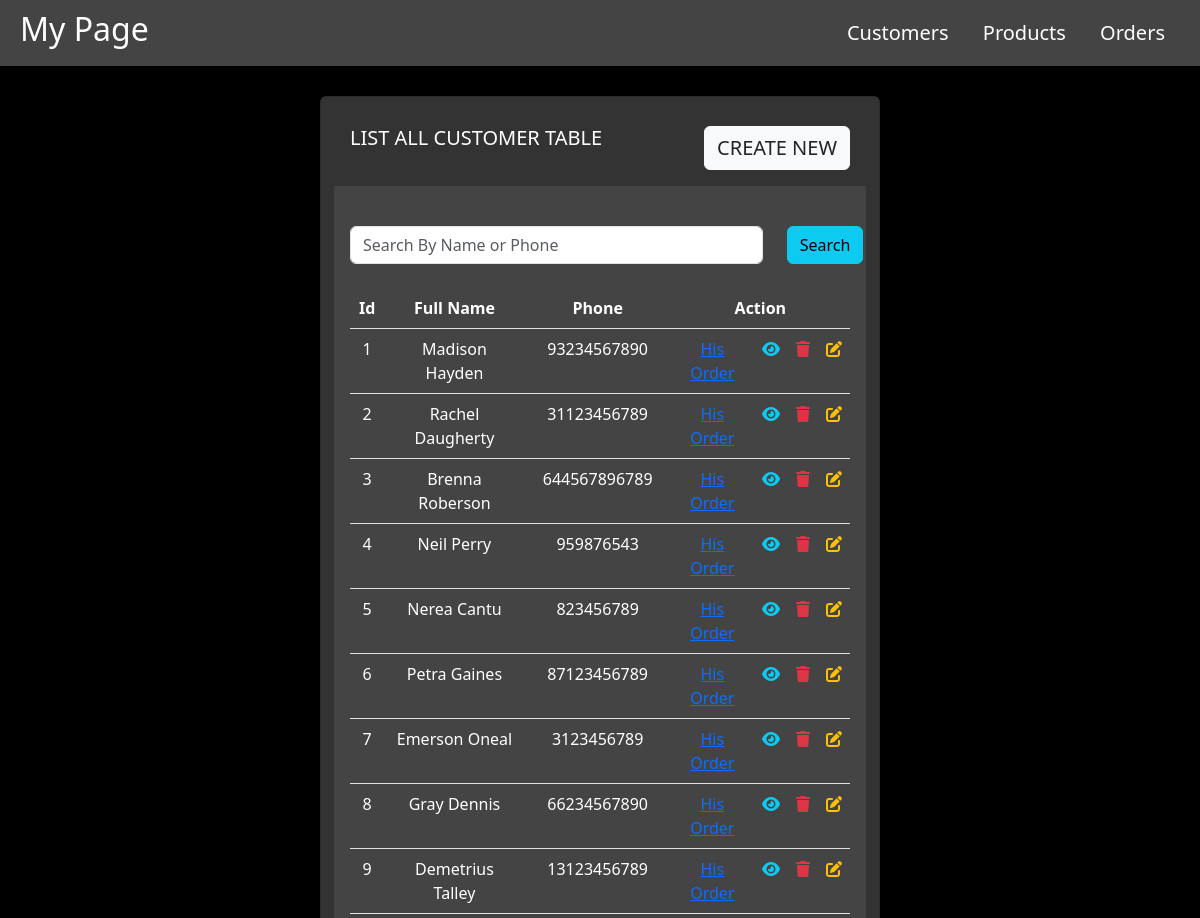
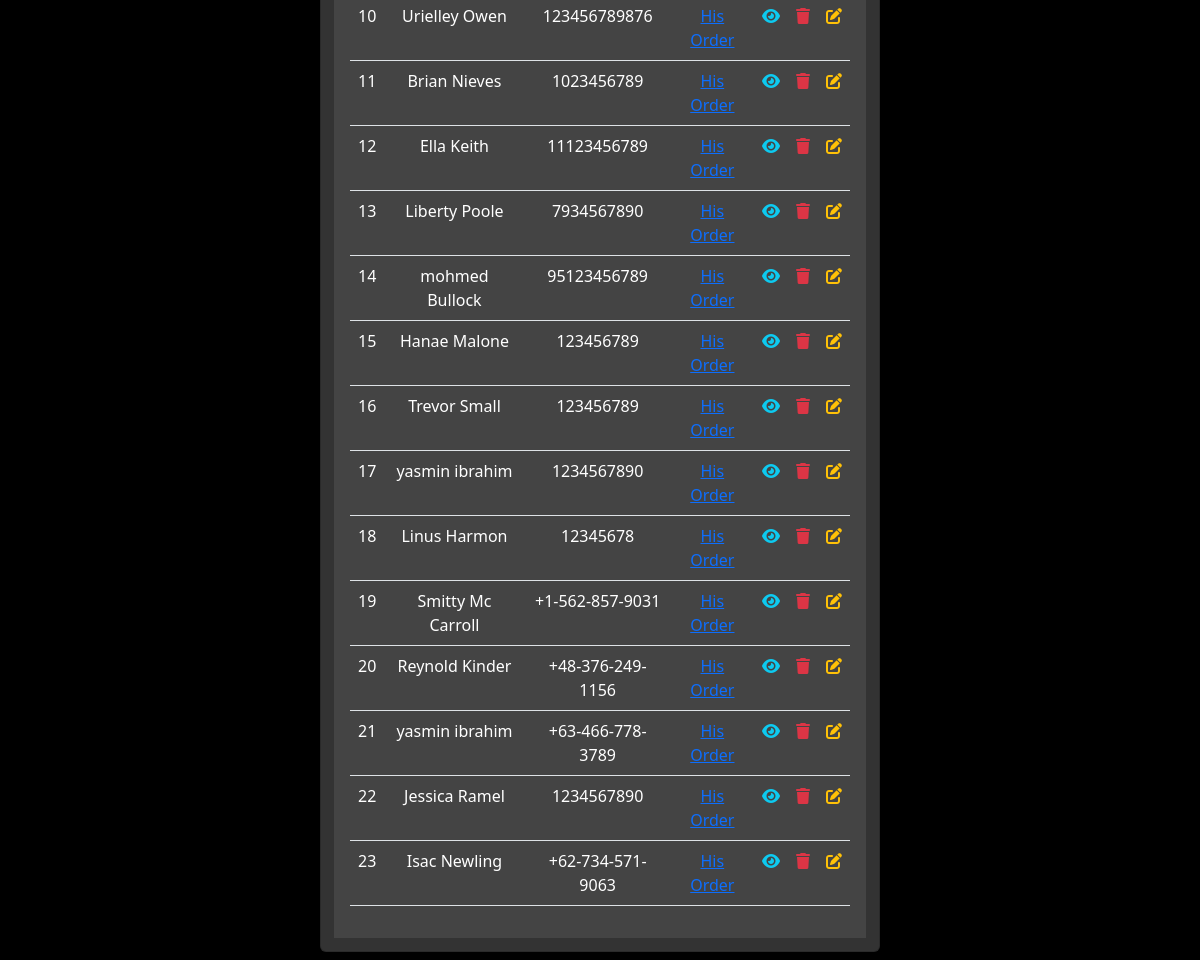
Page /customers/index.php on the committed database (2 pictures, top to bottom).
### tables this page shows
CREATE TABLE `customers` (
  `id` int(10) UNSIGNED NOT NULL,
  `first_name` varchar(100) NOT NULL,
  `last_name` varchar(100) NOT NULL,
  `email` varchar(100) NOT NULL,
  `password` varchar(100) NOT NULL,
  `age` int(11) DEFAULT NULL CHECK (`age` > 15),
  `phone` varchar(100) NOT NULL,
  `country` varchar(50) DEFAULT 'cairo',
  `address` varchar(100) NOT NULL,
  `image` varchar(255) NOT NULL,
  `gender` enum('female','male') DEFAULT NULL
);

### customers/index.php (the view, shortened to what this page needs)
<?php
include_once "../shared/config.php";
include_once "../shared/head.php";
$select = "SELECT * FROM `customers` ORDER BY `customers`.`id` DESC ";
$data = mysqli_query($connect, $select);
$count = 1;
?>
<div class="container col-md-6">
    <div class="card m-2">
            <h5 class="m-3">
                LIST ALL CUSTOMER TABLE
                <a href="./create.php" class="btn btn-light float-end text-dark fs-5 fw-medium">CREATE NEW</a>
            </h5>
            <div class="card-body">
                <form action="./search.php" method="post">
                    <div class="form-group my-4">
                        <div class="row">
                            <div class="col-md-10">
                                <input id="myInput" type="text" placeholder="Search By Name or Phone" class="form-control my-0" name="search-value">
                            </div>
                            <div class="col-md-2">
                                <div class="d-grid">
                                    <button class="btn btn-info" name="search">Search</button>
                                </div>
                            </div>
                        </div>
                    </div>
                </form>
                <table id="myTable" class="table txet-center">
                    <thead>
                        <tr class=" text-capitalize">
                            <th>id</th>
                            <th>full name</th>
                            <th>phone</th>
                            <th colspan="4">action</th>
                        </tr>
                    </thead>
                    <tbody>
                        <?php foreach($data as $item): ?>
                            <tr>
                                <td><?= $count++ ?></td>
                                <td><?= $item['first_name'] . '  ' . $item['last_name'] ?></td>
                                <td><?= $item['phone'] ?></td>
                                <td>
                                    <a href="/yasmin/tasks/study/orders/customer_orders.php?customer_id=<?= $item['id'] ?>">His Order</a>
                                </td>
                                <td>
                                    <a href="/yasmin/tasks/study/customers/view.php?view=
                                        <?= $item['id'] ?>">
                                            <i class="text-info fa-solid fa-eye"></i>
                                    </a>
                                </td>
                                <td>
                                    <a onclick = "return confirm('Are You Sure From The Delete Operation?')" href="/yasmin/tasks/study/customers/index.php?delete=
                                    <?= $item['id'] ?>">
                                        <i class="text-danger fa-solid fa-trash"></i>
                                </a>
                                </td>
                                <td>
                                    <a href="/yasmin/tasks/study/customers/update.php?edit=
                                    <?= $item['id'] ?>">
                                        <i class="text-warning fa-solid fa-pen-to-square"></i>
                                        </a>
                                </td>
                            </tr>
                        <?php endforeach; ?>
                    </tbody>
                </table>
            </div>
        </div>
    </div>
<?php
include_once "../shared/foot.php"; ?>

### css/main.css (style rules this page uses)
body { background-color: #000; color: #fff; }
.card { background-color: #333; color: #fff; padding: 13px; }
.card-body { background-color: #444; color: #fff; }
.form-control { margin: 7px 0; }
table tr th, td { background-color: #44444480 !important; color: #fff !important; text-align: center; }

### rows in the picture
customers: first_name "Madison", last_name "Hayden", phone "93234567890"
customers: first_name "Rachel", last_name "Daugherty", phone "31123456789"
customers: first_name "Brenna", last_name "Roberson", phone "644567896789"
customers: first_name "Neil", last_name "Perry", phone "959876543"
customers: first_name "Nerea", last_name "Cantu", phone "823456789"
customers: first_name "Petra", last_name "Gaines", phone "87123456789"
customers: first_name "Emerson", last_name "Oneal", phone "3123456789"
customers: first_name "Gray", last_name "Dennis", phone "66234567890"
customers: first_name "Demetrius", last_name "Talley", phone "13123456789"
customers: first_name "Urielley", last_name "Owen", phone "123456789876"
customers: first_name "Brian", last_name "Nieves", phone "1023456789"
customers: first_name "Ella", last_name "Keith", phone "11123456789"
customers: first_name "Liberty", last_name "Poole", phone "7934567890"
customers: first_name "mohmed", last_name "Bullock", phone "95123456789"
customers: first_name "Hanae", last_name "Malone", phone "123456789"
customers: first_name "Trevor", last_name "Small", phone "123456789"
customers: first_name "yasmin", last_name "ibrahim", phone "1234567890"
customers: first_name "Linus", last_name "Harmon", phone "12345678"
customers: first_name "Smitty", last_name "Mc Carroll", phone "+1-562-857-9031"
customers: first_name "Reynold", last_name "Kinder", phone "+48-376-249-1156"
customers: first_name "yasmin", last_name "ibrahim", phone "+63-466-778-3789"
customers: first_name "Jessica", last_name "Ramel", phone "1234567890"
customers: first_name "Isac", last_name "Newling", phone "+62-734-571-9063"
